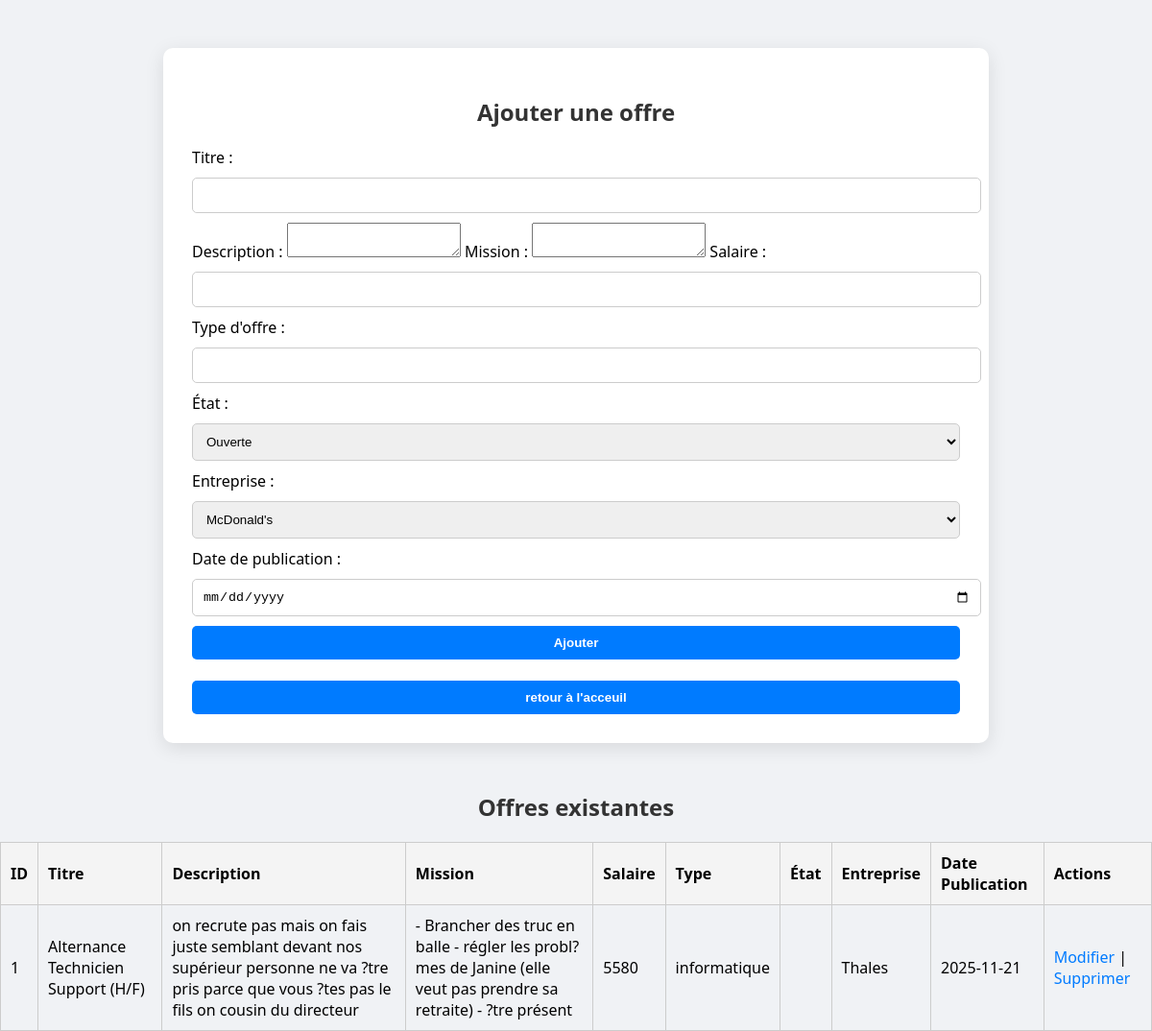
/src/vue/AjouterOffre.php, run on the app's committed database.
### tables this page shows
CREATE TABLE IF NOT EXISTS `offre` (
  `id_offre` int NOT NULL AUTO_INCREMENT,
  `titre` varchar(150) NOT NULL,
  `description` varchar(255) DEFAULT NULL,
  `mission` varchar(255) NOT NULL,
  `salaire` double NOT NULL,
  `type_offre` varchar(50) DEFAULT NULL,
  `etat` enum('activer','desactiver') NOT NULL DEFAULT 'desactiver',
  `ref_utilisateur` int NOT NULL,
  `ref_entreprise` int NOT NULL,
  `date_publication` date NOT NULL,
  PRIMARY KEY (`id_offre`),
  KEY `ref_utilisateur_offre` (`ref_utilisateur`),
  KEY `ref_entreprise_offre` (`ref_entreprise`)
);

### src/repository/EntrepriseRepository.php (called while the page is built, shortened)
<?php
require_once __DIR__ . '/../modele/Entreprise.php';
class EntrepriseRepository
{
    private $bdd;
    public function __construct(PDO $bdd)
    {
        $this->bdd = $bdd;
    }
    public function findAll(): array
    {
        try {
            $stmt = $this->bdd->query('
    SELECT
        id_entreprise AS id,
        nom_entreprise AS nom,
        rue_entreprise,
        ville_entreprise,
        cd_entreprise AS cd,
        site_web
    FROM entreprise
    ORDER BY nom_entreprise ASC
');
            $results = $stmt->fetchAll(PDO::FETCH_ASSOC);
            $entreprises = [];
            foreach ($results as $row) {
                $entreprises[] = new Entreprise($row);
            }
            return $entreprises;
        } catch (PDOException $e) {
            error_log('Erreur findAll entreprises : ' . $e->getMessage());
            return [];
        }
    }
}

### src/modele/Entreprise.php (called while the page is built, shortened)
<?php
class Entreprise
{
    private ?int $id;
    private ?string $nom;
        public function __construct(array $data = [])
    {
        $this->id = $data['id_entreprise'] ?? $data['id'] ?? null;
        $this->nom = $data['nom_entreprise'] ?? $data['nom'] ?? '';
    }
    public function getId(): ?int
    {
        return $this->id;
    }
    public function getNom(): string
    {
        return $this->nom;
    }
}

### src/repository/OffreRepository.php (called while the page is built, shortened)
<?php
require_once __DIR__ . '/../modele/Offre.php';
class OffreRepository {
    private $bdd;
    public function __construct($bdd) {
        $this->bdd = $bdd;
    }
    public function findAll(): array {
        $stmt = $this->bdd->prepare("SELECT * FROM offre");
        $stmt->execute();
        $results = $stmt->fetchAll(\PDO::FETCH_ASSOC);
        $offres = [];
        foreach ($results as $row) {
            $offres[] = new Offre($row);
        }
        return $offres;
    }
}
?>

### src/modele/Offre.php (called while the page is built, shortened)
<?php
class Offre {
    private $id_offre;
    private $titre;
    private $description;
    private $mission;
    private $salaire;
    private $type_offre;
    private $ref_entreprise;
    private $date_publication;
    public function __construct(array $data) {
        $this->id_offre = $data['id_offre'];
        $this->titre = $data['titre'];
        $this->description = $data['description'];
        $this->mission = $data['mission'];
        $this->salaire = $data['salaire'];
        $this->type_offre = $data['type_offre'];
        $this->ref_entreprise = $data['ref_entreprise'];
        $this->date_publication = $data['date_publication'];
    }
    public function getIdOffre() { return $this->id_offre; }
    public function getTitre() { return $this->titre; }
    public function getDescription() { return $this->description; }
    public function getMission() { return $this->mission; }
    public function getSalaire() { return $this->salaire; }
    public function getTypeOffre() { return $this->type_offre; }
    public function getRefEntreprise() { return $this->ref_entreprise; }
    public function getDatePublication() { return $this->date_publication; }
}
?>

### src/vue/AjouterOffre.php (the view, shortened to what this page needs)
<?php
require_once '../../src/repository/OffreRepository.php';
require_once '../../src/repository/EntrepriseRepository.php';
$database = new Bdd();
$bdd = $database->getBdd();
$repoOffre = new OffreRepository($bdd);
$offres = $repoOffre->findAll();
$repoEntreprise = new EntrepriseRepository($bdd);
$entreprises = $repoEntreprise->findAll();
$entrepriseRepo = new EntrepriseRepository($bdd);
$entreprises = $entrepriseRepo->findAll();
$entreprisesMap = [];
foreach ($entreprises as $e) {
    $entreprisesMap[$e->getId()] = $e->getNom();
}
include __DIR__ . '/header.php';
?>
<!DOCTYPE html>
<html lang="fr">
<head>
</head>
<body>
<h2>Ajouter une offre</h2>
<form action="../traitement/AjouterOffreTrt.php" method="POST">
    <label>Titre :</label>
    <input type="text" name="titre" required>
    <label>Description :</label>
    <textarea name="description" required></textarea>
    <label>Mission :</label>
    <textarea name="mission" required></textarea>
    <label>Salaire :</label>
    <input type="text" name="salaire" required>
    <label>Type d'offre :</label>
    <input type="text" name="type_offre" required>
    <label>État :</label>
    <select name="etat" required>
        <option value="ouverte">Ouverte</option>
    </select>
    <label>Entreprise :</label>
    <select name="ref_entreprise" required>
        <?php foreach ($entreprises as $e): ?>
            <option value="<?= $e->getId() ?>"><?= htmlspecialchars($e->getNom()) ?></option>
        <?php endforeach; ?>
    </select>
    <label>Date de publication :</label>
    <input type="date" name="date_publication" required>
    <button type="submit" name="ok">Ajouter</button><br><br>
</form>
<form action="../../index.php" method="get">
    <button type="submit">retour à l'acceuil</button>
</form>
<?php include __DIR__ . '/footer.php'; ?>
<section>
    <h2>Offres existantes</h2>
    <table border="1" cellpadding="5" cellspacing="0">
        <tr>
            <th>ID</th>
            <th>Titre</th>
            <th>Description</th>
            <th>Mission</th>
            <th>Salaire</th>
            <th>Type</th>
            <th>État</th>
            <th>Entreprise</th>
            <th>Date Publication</th>
            <th>Actions</th>
        </tr>
        <?php foreach($offres as $o): ?>
            <tr>
                <td><?= htmlspecialchars($o->getIdOffre()) ?></td>
                <td><?= htmlspecialchars($o->getTitre()) ?></td>
                <td><?= htmlspecialchars($o->getDescription()) ?></td>
                <td><?= htmlspecialchars($o->getMission()) ?></td>
                <td><?= htmlspecialchars($o->getSalaire()) ?></td>
                <td><?= htmlspecialchars($o->getTypeOffre()) ?></td>
                <td><?= htmlspecialchars($o->getEtat()) ?></td>
                <td><?= htmlspecialchars($entreprisesMap[$o->getRefEntreprise()] ?? 'N/A') ?></td>
                <td><?= htmlspecialchars($o->getDatePublication()) ?></td>
                <td>
                    <a href="../vue/ModifierOffre.php?id=<?= $o->getIdOffre() ?>">Modifier</a> |
                    <a href="../traitement/SupprimerOffreTrt.php?id=<?= $o->getIdOffre() ?>" onclick="return confirm('Voulez-vous supprimer cette offre ?')">Supprimer</a>
                </td>
            </tr>
        <?php endforeach; ?>
    </table>
</section>
</body>
</html>

### src/vue/header.php (style rules this page uses)
body { font-family: 'Segoe UI', sans-serif; background: #f0f2f5; margin: 0; padding: 0; }
h2 { text-align: center; color: #333; }
table { width: 100%; border-collapse: collapse; margin-top: 20px; }
th, td { padding: 10px; border: 1px solid #ccc; text-align: left; }
th { background: #f4f4f4; }
input, select { width: 100%; padding: 10px; margin: 10px 0; border: 1px solid #ccc; border-radius: 5px; }
button { width: 100%; padding: 10px; background: #007bff; color: white; border: none; border-radius: 5px; font-weight: bold; cursor: pointer; }
a { color: #007bff; text-decoration: none; }

### data on the page
offre: id_offre "1", titre "Alternance Technicien Support (H/F)", description "on recrute pas mais on fais juste semblant devant nos supérieur personne ne va ?tre pris parce que vous ?tes pas le fils on cousin du directeur", mission "- Brancher des truc en balle - régler les probl?mes de Janine (elle veut pas prendre sa retraite) - ?tre présent", salaire "5580", type_offre "informatique", ref_entreprise "Thales", date_publication "2025-11-21"

### other printed values
form field ref_entreprise "McDonald's"
